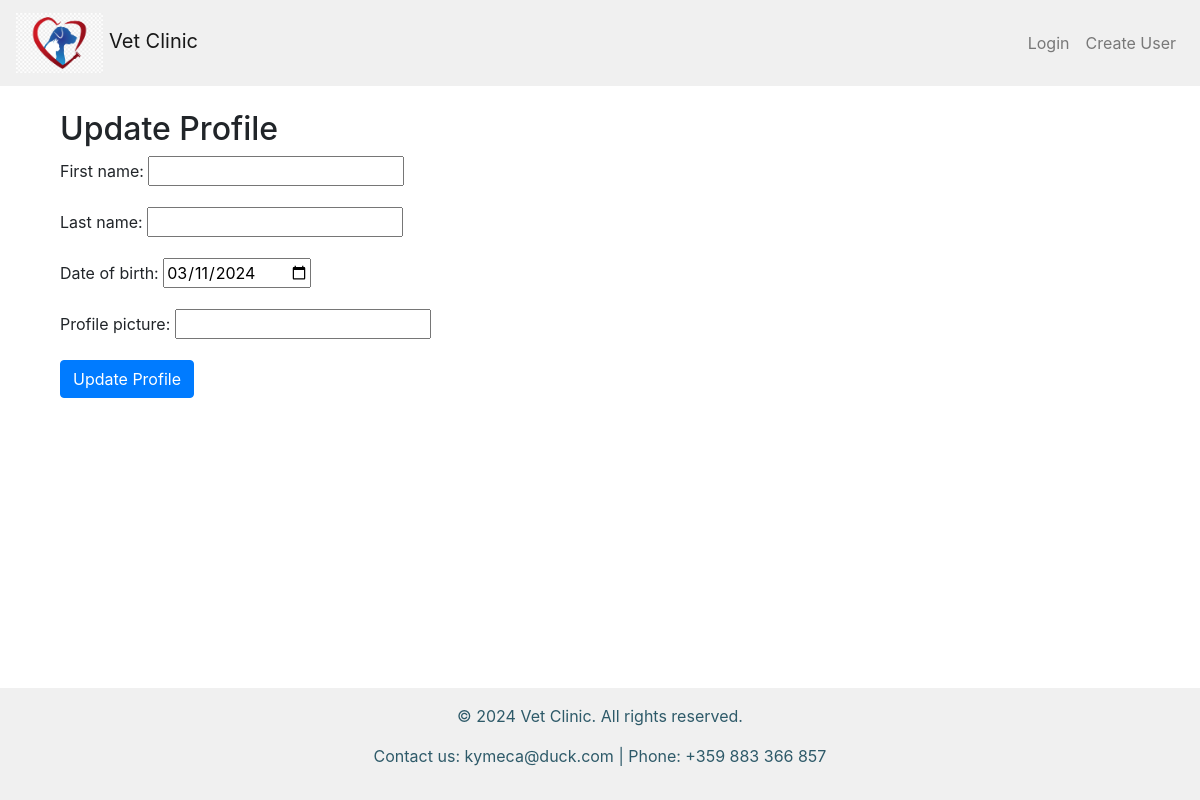
The page /accounts/profile/7/update/ on the database as committed earlier.
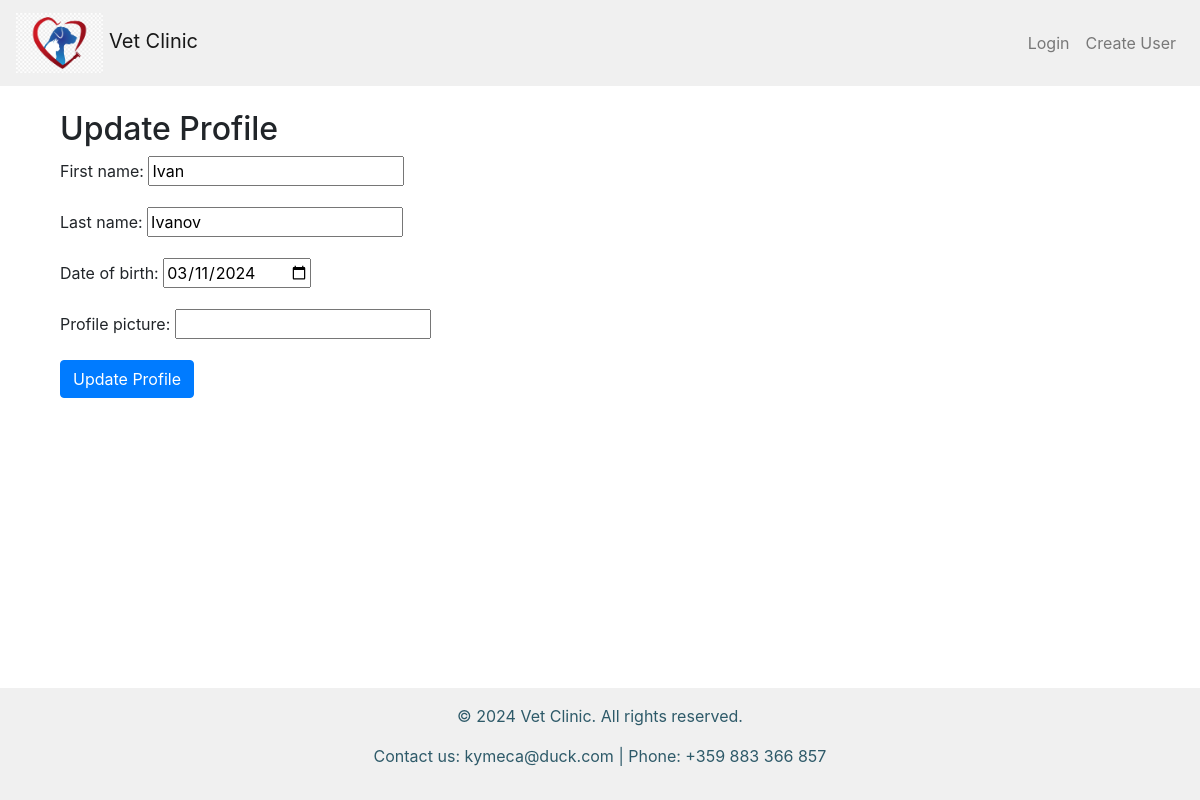
The same page on the database as committed later.
### vet_clinic/accounts/models.py (models this page shows, shortened)
class Profile(models.Model):
    MAX_FIRST_NAME_LENGTH = 30
    MAX_LAST_NAME_LENGTH = 30
    MAX_LENGTH_PHONE = 25
    first_name = models.CharField(
        max_length=MAX_FIRST_NAME_LENGTH,
        null=True,
        blank=True,
    )
    last_name = models.CharField(
        max_length=MAX_LAST_NAME_LENGTH,
        null=True,
        blank=True,
    )
    date_of_birth = models.DateField(
        null=True,
        blank=True,
    )
    profile_picture = models.URLField(
        null=True,
        blank=True,
    )
    phone = models.CharField(
        max_length=MAX_LENGTH_PHONE,
        null=True,
        blank=True,
    )
    user = models.OneToOneField(
        VetClinicUser,
        primary_key=True,
        on_delete=models.CASCADE,
    )

### vet_clinic/accounts/views.py (the view, shortened to what this page needs)
# urls.py: path('update/', ProfileEditView.as_view(), name='edit_profile'),
class ProfileEditView(views.UpdateView):
    queryset = Profile.objects.all()
    template_name = 'accounts/edit_profile.html'
    fields = ('first_name', 'last_name', 'date_of_birth', 'profile_picture',)
    def get_form(self, form_class=None):
        form = super().get_form(form_class)
        form.fields['date_of_birth'].widget = forms.DateInput(attrs={'type': 'date'})
        return form

### templates/accounts/edit_profile.html (shortened to what this page needs)
{% extends 'base.html' %}
{% block main_content %}
<div class="container mt-4">
    <h2>Update Profile</h2>
    <form action="{% url 'edit_profile' pk=object.pk %}" method="post">
        {{ form.as_p }}
        <button type="submit" class="btn btn-primary">Update Profile</button>
    </form>
</div>
{% endblock %}

Rows that differ between the two databases and show on the page:
changed Profile: first_name (not shown) → "Ivan"; last_name (not shown) → "Ivanov"
